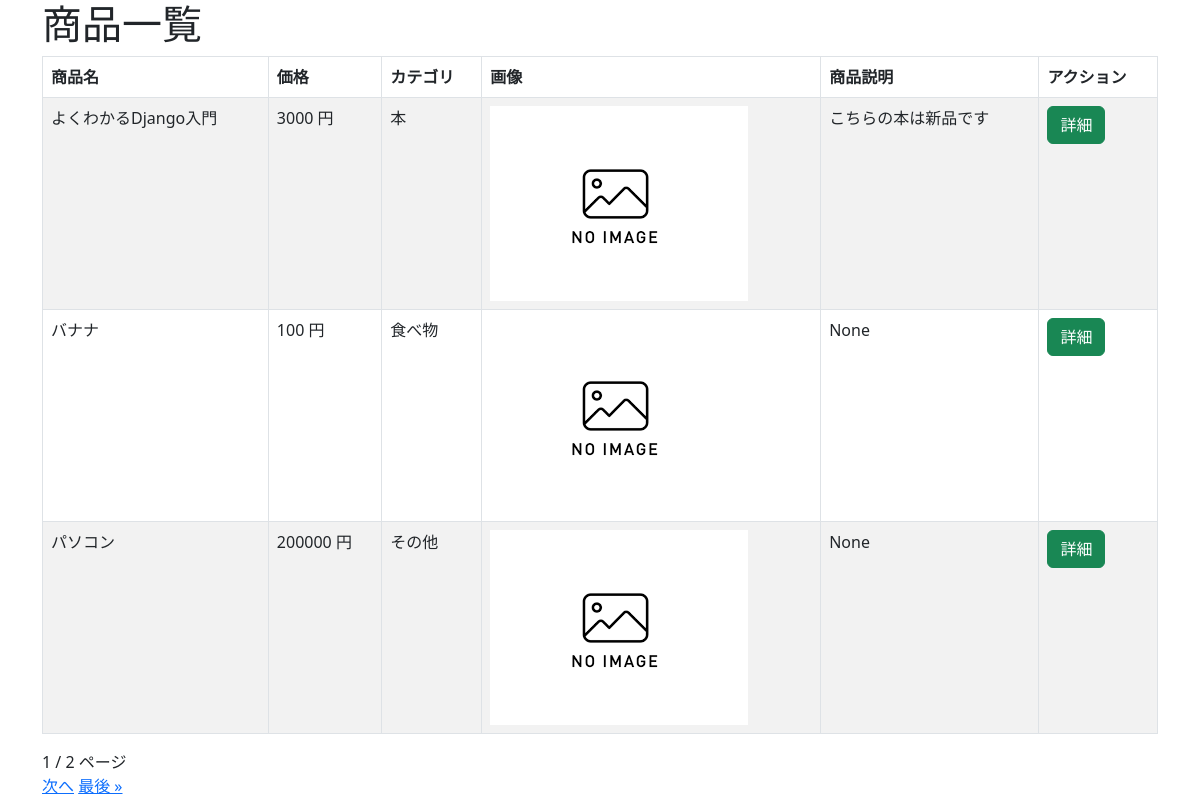
/crud/, run on the app's committed database.
### crud/models.py (models this page shows, shortened)
class Product(models.Model):
    name = models.CharField(max_length=200)
    price = models.PositiveIntegerField()
    category = models.ForeignKey(Category, on_delete=models.CASCADE)
    img = models.ImageField(blank=True, default='noImage.png')
    explain = models.TextField(blank=True, null=True)

class Category(models.Model):
    name = models.CharField(max_length=200)
    def __str__(self):
        return self.name

### crud/views.py (the view)
# urls.py: path('crud/', views.ProductListView.as_view(), name="list"),
class ProductListView(ListView):
    model = Product
    paginate_by = 3

### crud/templates/crud/product_list.html (shortened to what this page needs)
{% extends "base.html" %}
{% block content %}
<h1>商品一覧</h1>
<table class="table table-striped table-hover table-bordered">
    <thead>
        <tr>
            <th>商品名</th>
            <th>価格</th>
            <th>カテゴリ</th>
            <th>画像</th>
            <th>商品説明</th>
            <th>アクション</th>
        </tr>
    </thead>
    {% for product in object_list %}
    <tr>
        <td>{{ product.name }}</td>
        <td>{{ product.price }} 円</td>
        <td>{{ product.category }}</td>
        <td><img src="{{ product.img.url }}" style="width:100px height:auto;"></td>
        <td>{{ product.explain }}</td>
        <td>
            <button class="btn btn-success" onclick="location.href='{% url 'detail' pk=product.pk %}'">詳細</button>
        </td>
    </tr>
    {% endfor %}
</table>
{{ page_obj.number }} / {{ page_obj.paginator.num_pages }} ページ<br>
{% if page_obj.has_next %}
<a href="?page={{ page_obj.next_page_number }}">次へ</a>
<a href="?page={{ page_obj.paginator.num_pages }}">最後 &raquo;</a>
{% endif %}
{% endblock %}

### crud/templates/base.html (shortened to what this page needs)
<!DOCTYPE html>
<html lang="ja">
<head>
    <link href="https://cdn.jsdelivr.net/npm/bootstrap@5.3.0-alpha3/dist/css/bootstrap.min.css" rel="stylesheet">
</head>
<body>
    <div class="container">
        {% block content %}{% endblock %}
    </div>
</body>
</html>

### data on the page
Product: name "よくわかるDjango入門", price "3000", category "本", img (placeholder picture), explain "こちらの本は新品です"
Product: name "バナナ", price "100", category "食べ物", img (placeholder picture), explain "None"
Product: name "パソコン", price "200000", category "その他", img (placeholder picture), explain "None"

### other printed values
{{ page_obj.number }} "1"
{{ page_obj.paginator.num_pages }} "2"
